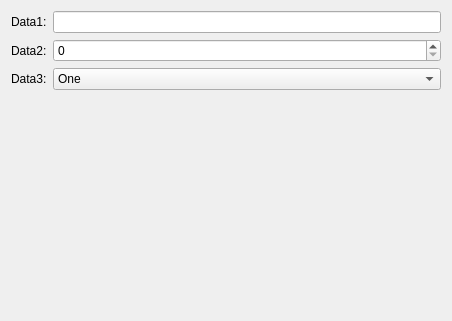
<?xml version="1.0" encoding="UTF-8"?>
<ui version="4.0">
 <class>NCRDTestFieldMainWidget</class>
 <widget class="QWidget" name="NCRDTestFieldMainWidget">
  <property name="geometry">
   <rect>
    <x>0</x>
    <y>0</y>
    <width>452</width>
    <height>321</height>
   </rect>
  </property>
  <property name="windowTitle">
   <string>Form</string>
  </property>
  <layout class="QFormLayout" name="formLayout">
   <item row="0" column="0">
    <widget class="QLabel" name="label">
     <property name="text">
      <string>Data1:</string>
     </property>
    </widget>
   </item>
   <item row="0" column="1">
    <widget class="QLineEdit" name="wData1"/>
   </item>
   <item row="1" column="0">
    <widget class="QLabel" name="label_2">
     <property name="text">
      <string>Data2:</string>
     </property>
    </widget>
   </item>
   <item row="1" column="1">
    <widget class="QSpinBox" name="wData2"/>
   </item>
   <item row="2" column="0">
    <widget class="QLabel" name="label_3">
     <property name="text">
      <string>Data3:</string>
     </property>
    </widget>
   </item>
   <item row="2" column="1">
    <widget class="QComboBox" name="wData3">
     <item>
      <property name="text">
       <string>One</string>
      </property>
     </item>
     <item>
      <property name="text">
       <string>Two</string>
      </property>
     </item>
     <item>
      <property name="text">
       <string>Three</string>
      </property>
     </item>
    </widget>
   </item>
  </layout>
 </widget>
 <resources/>
 <connections/>
</ui>
